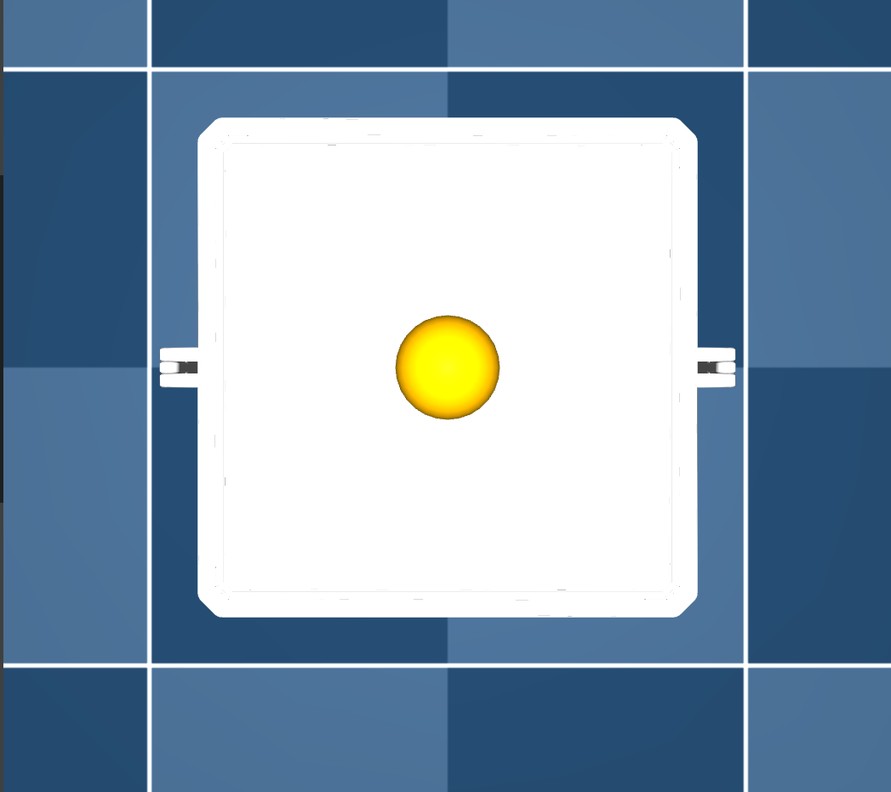
#> input picture workspace/src/rl_policies/rl_policies/balancing_platform_2d/camera/test.png, 891 x 792 px, shrunk from 1047 x 931 before the run
$ python 'hough_circle_transform_b&w.py'
#> lines starting #> are read from the running program, lines starting #| are printed output that depends on the picture; after the words box and inside, x2 and y2 are one past the last pixel; in counts of white or black regions, pixels touching at a corner belong together
import numpy as np
import cv2 as cv
import os

script_name = os.path.splitext(os.path.basename(__file__))[0]
script_dir = os.path.dirname(os.path.abspath(__file__))
output_dir = os.path.join(script_dir, script_name)
os.makedirs(output_dir, exist_ok=True)

img = cv.imread('test.png')
#> img is the input picture: shape (792, 891, 3); mean B, G, R 175.9, 154.6, 131.1
assert img is not None, "file could not be read, check with os.path.exists()"
cv.imwrite(os.path.join(output_dir, "01_original.png"), img)

hsv = cv.cvtColor(img, cv.COLOR_BGR2HSV)
#> hsv: shape (792, 891, 3); mean H, S, V 66.8, 95.7, 178.7
cv.imwrite(os.path.join(output_dir, "02_hsv.png"), hsv)

lower_orange = np.array([5, 150, 150])
upper_orange = np.array([25, 255, 255])
mask_color = cv.inRange(hsv, lower_orange, upper_orange)
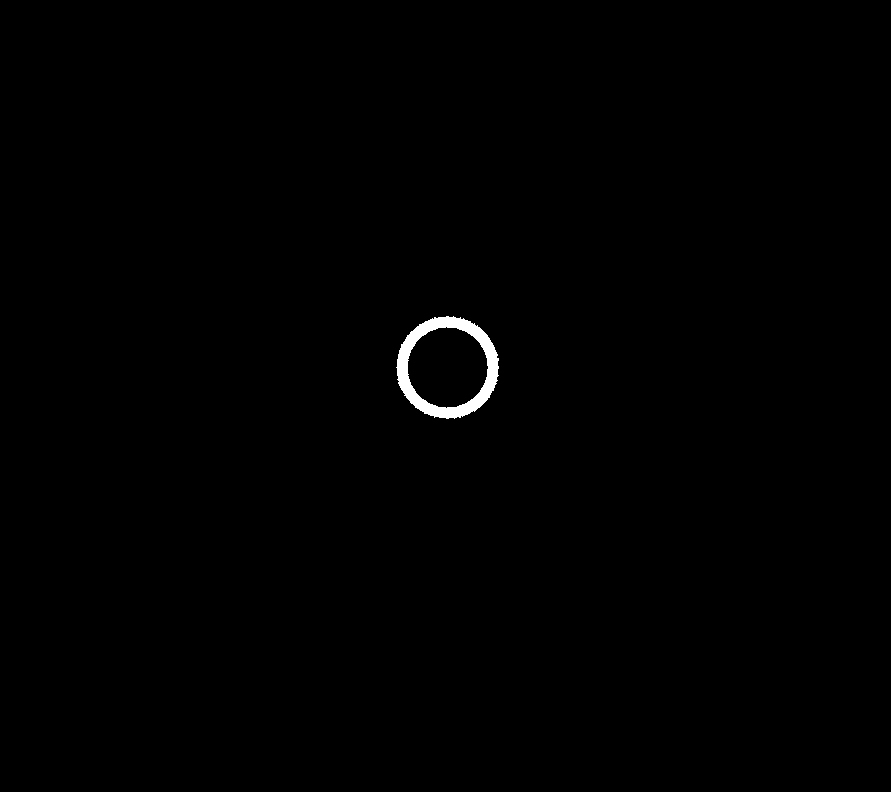
#> mask_color: shape (792, 891); 0.45% white; 1 white region, box (x1, y1, x2, y2) and area: (396, 316, 499, 419) 3201
cv.imwrite(os.path.join(output_dir, "03_mask_color_raw.png"), mask_color)

kernel = np.ones((5,5), np.uint8)
mask_color = cv.morphologyEx(mask_color, cv.MORPH_OPEN,  kernel, iterations=1)
#> mask_color: shape (792, 891); 0.45% white; 1 white region, box (x1, y1, x2, y2) and area: (397, 317, 498, 418) 3163
mask_color = cv.morphologyEx(mask_color, cv.MORPH_CLOSE, kernel, iterations=2)
#> mask_color: shape (792, 891); 0.45% white; 1 white region, box (x1, y1, x2, y2) and area: (397, 317, 498, 418) 3168
mask_color = cv.medianBlur(mask_color, 5)

circles = cv.HoughCircles(mask_color,cv.HOUGH_GRADIENT,1,20,
                            param1=50,param2=30,minRadius=0,maxRadius=0)
#> circles = [[446.5, 367.5, 39.8]]

mask_circle = np.zeros_like(mask_color)
if circles is not None:
    circles = np.uint16(np.around(circles))
#> circles = [[446, 368, 40]]
    x, y, r = max(circles[0, :], key=lambda c: c[2]) # we select the biggest circle
#> x = 446; y = 368; r = 40
    cv.circle(mask_circle, (x, y), r, 255, -1)  # -1 = filled
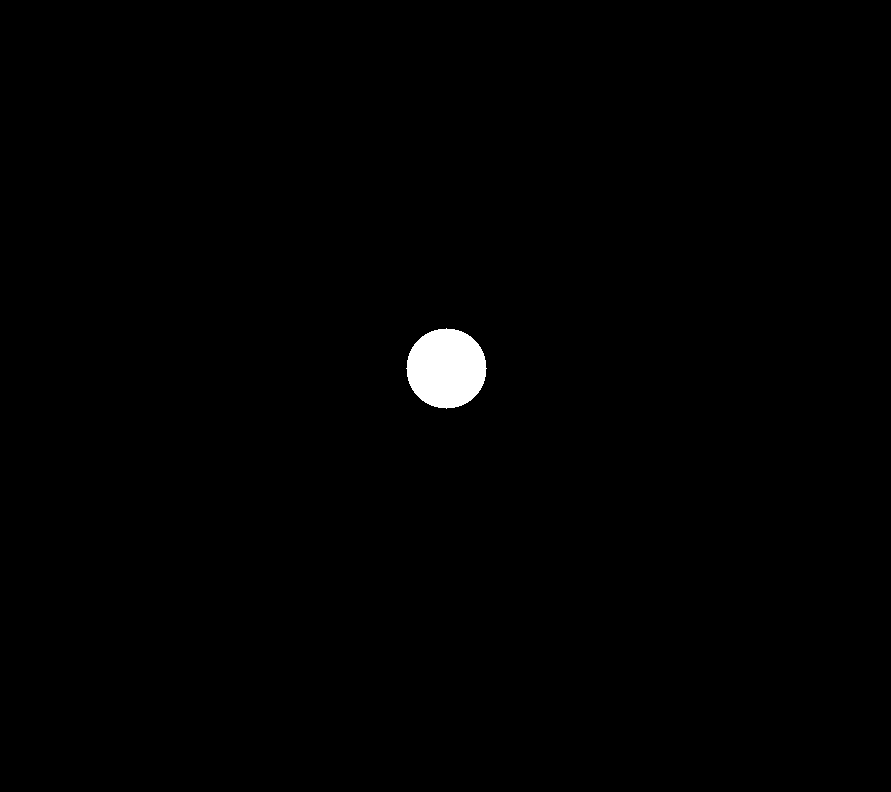
#> mask_circle: shape (792, 891); 0.71% white; 1 white region, box (x1, y1, x2, y2) and area: (406, 328, 487, 409) 5025
else:
    mask_circle = mask_color
cv.imwrite(os.path.join(output_dir, "04_mask_circle.png"), mask_circle)

gray3 = cv.cvtColor(cv.cvtColor(img, cv.COLOR_BGR2GRAY), cv.COLOR_GRAY2BGR)
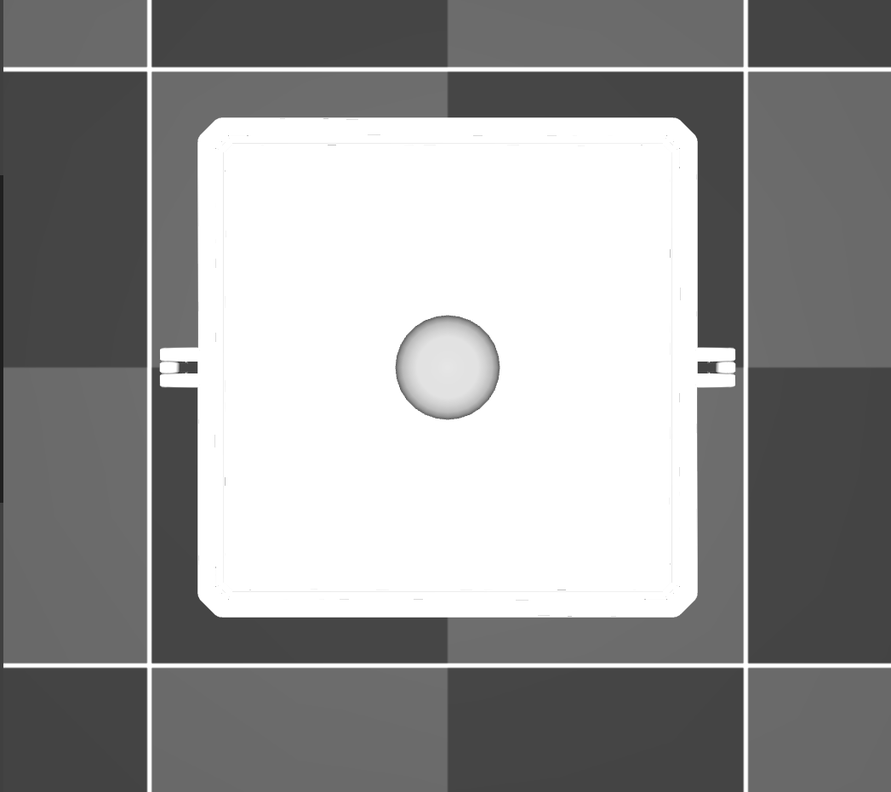
#> gray3: shape (792, 891, 3); min 22, max 255, mean 150
result = cv.bitwise_and(gray3, gray3, mask=mask_circle)

if circles is not None:
    # draw the outer circle
    cv.circle(result, (x, y), r,(0,255,0),2)
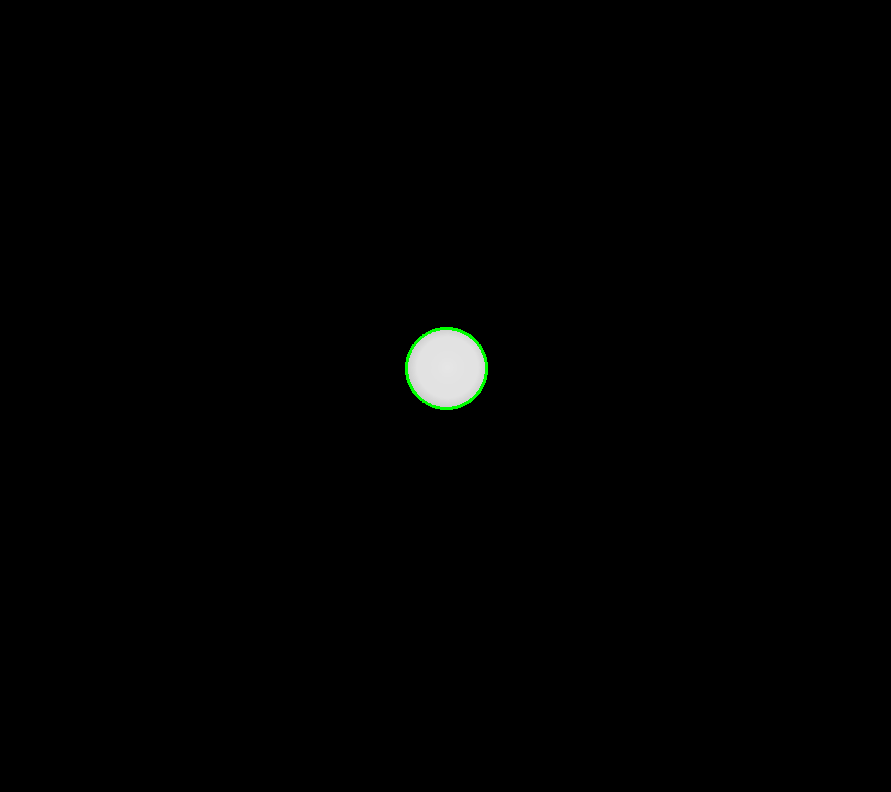
#> result: shape (792, 891, 3); mean B, G, R 1.5, 1.7, 1.5
    # draw the center of the circle
    cv.circle(result, (x, y), 2,(0,0,255),3)
#> result: shape (792, 891, 3); 0.01% of pixels changed, all inside (x1, y1, x2, y2) = (442, 364, 451, 373)
cv.imwrite(os.path.join(output_dir, "05_result.png"), result)

cv.imshow('detected ball circle',result)
cv.waitKey(0)
cv.destroyAllWindows()
